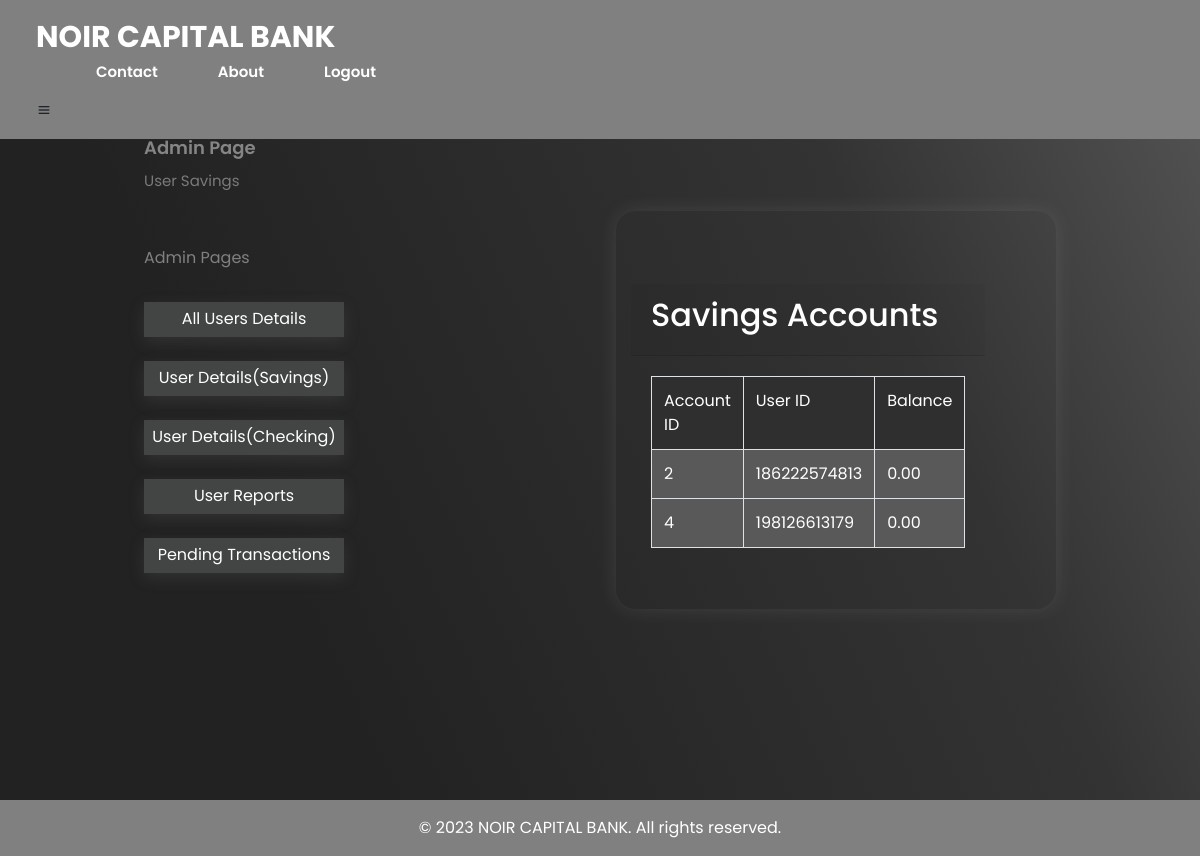
The page /webPage/admin3.php on the database as committed earlier.
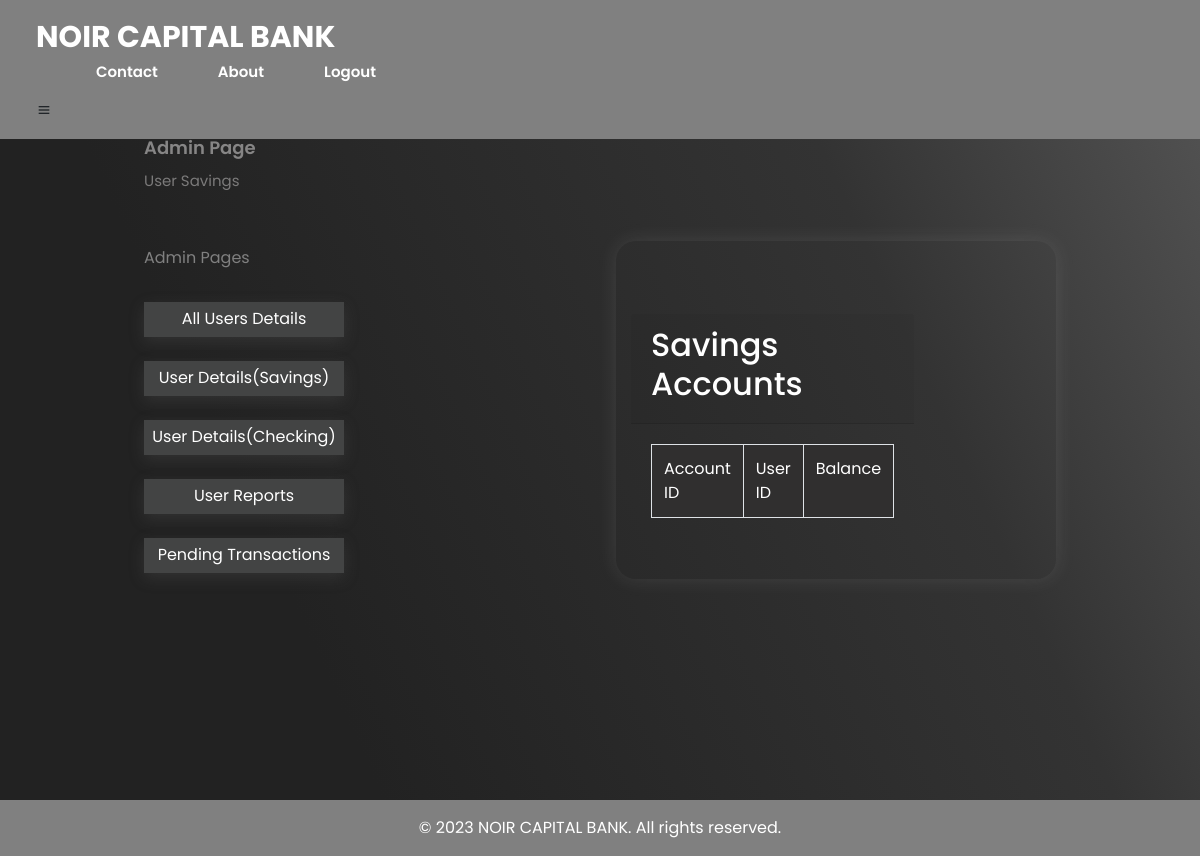
The same page on the database as committed later.
### tables this page shows
CREATE TABLE `savings_accounts` (
  `account_id` int(11) NOT NULL,
  `user_id` bigint(20) DEFAULT NULL,
  `balance` decimal(10,2) DEFAULT 0.00
);

### webPage/admin3.php (the view, shortened to what this page needs)
<?php
require_once('../processingPages/conn.php');
$query = "select * from savings_accounts";
$result = mysqli_query($conn, $query);
?>
<!DOCTYPE html>
<html>
<head>
    <link rel="stylesheet" type="text/css" href="../css/adminConfirm.css">
    <link rel="stylesheet" href="https://unpkg.com/boxicons@latest/css/boxicons.min.css">
    <link href="https://cdn.jsdelivr.net/npm/remixicon@2.5.0/fonts/remixicon.css" rel="stylesheet">
    <link rel="stylesheet" href="css/bootstrap.min.css">
</head>
<body class="bg-dark">
    <header>
        <a href "#" class="logo">NOIR CAPITAL BANK</a>
        <ul class="navlist">
            <li><a href="../webPage/contact1.php">Contact</a></li>
            <li><a href="../webPage/about.html">About</a></li>
            <li><a href="../processingPages/logout.php">Logout</a></li>
        </ul>
        <div class="bx bx-menu" id="menu-icon"></div>
    </header>
    <section class="bank">
        <div class="bank-text">
            <h4>Admin Page</h4>
            <p>User Savings</p>
            <form style="margin-left: 0px; color:gray; margin-top: 50px;">
                <label for="account_number">Admin Pages</label>
                <br>
                <br>
                <button type="button" onclick="openAllUsers()" style="width: 200px;">All Users Details</button>
                <br>
                <br>
                <button type="button" onclick="openAllSavings()" style="width: 200px;"> User Details(Savings)</button>
                <br>
                <br>
                <button type="button" onclick="openAllCheckings()" style="width: 200px;">User Details(Checking)</button>
                <br>
                <br>
                <button type="button" onclick="openUserReports()" style="width: 200px;">User Reports</button>
                <br>
                <br>
                <button type="button" onclick="openPending()" style="width: 200px;">Pending Transactions</button>
            </form>
        </div>
        <div class="bank-text">
            <div class="container">
                <div class="row mt-5">
                    <div class="col">
                        <div class="card-mt-5">
                            <div class="card-header">
                                <h2 class="display">Savings Accounts</h2>
                            </div>
                            <div class="card-body">
                                <table class="table table-bordered text-center">
                                    <tr>
                                        <td>Account ID</td>
                                        <td>User ID</td>
                                        <td>Balance</td>
                                    </tr>
                                    <tr>
                                        <?php
                                        while ($row = mysqli_fetch_assoc($result)) {
                                        ?>
                                            <td class="customrows"><?php echo $row['account_id'] ?></td>
                                            <td class="customrows"><?php echo $row['user_id'] ?></td>
                                            <td class="customrows"><?php echo $row['balance'] ?></td>
                                    </tr>
                                <?php
                                        }
                                ?>
                                </table>
                            </div>
                        </div>
                    </div>
                </div>
            </div>
        </div>
    </section>
    <footer>
        &copy; 2023 NOIR CAPITAL BANK. All rights reserved.
    </footer>
</body>
</html>

Rows that differ between the two databases and show on the page:
removed savings_accounts: account_id "2", user "186222574813", balance "0.00"
removed savings_accounts: account_id "4", user "198126613179", balance "0.00"
